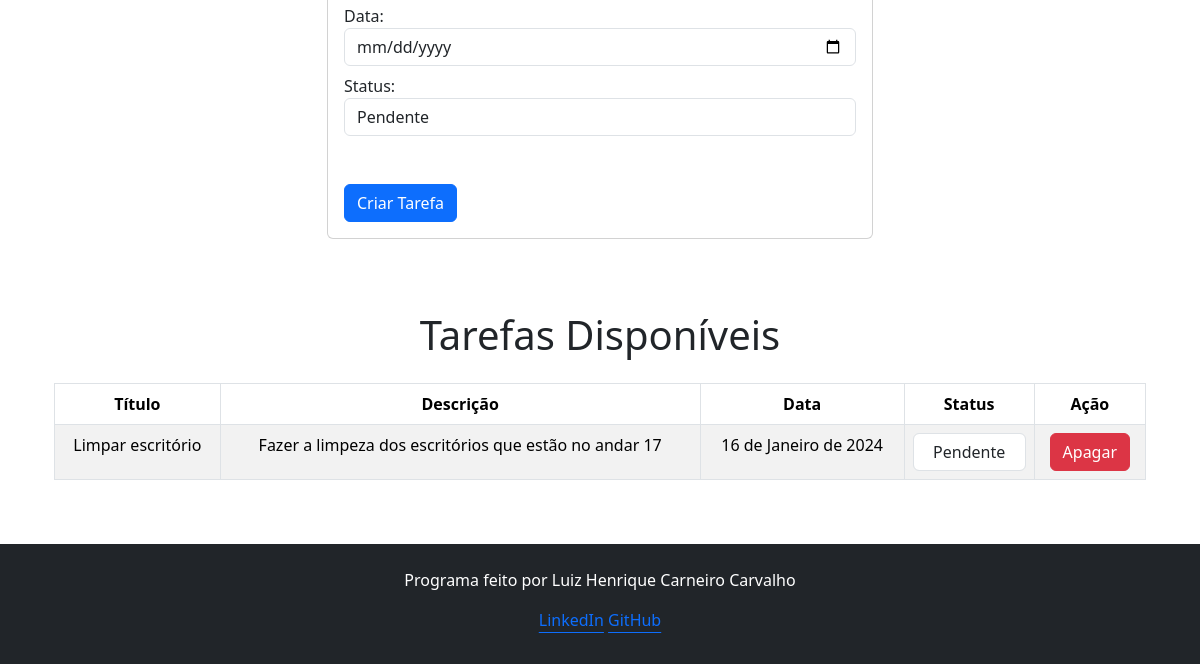
/ (lower part), run on an earlier commit of the app's database.
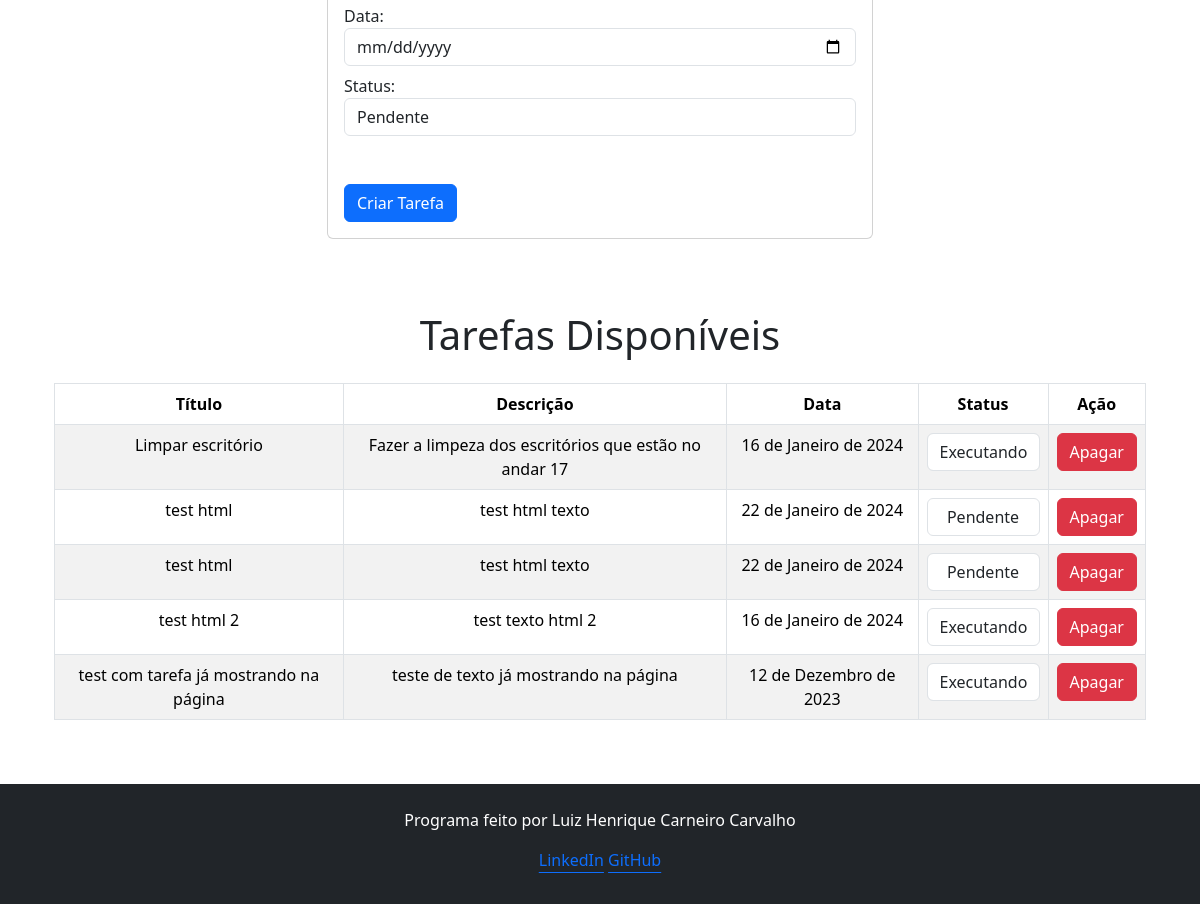
And on a later commit of the database.
### core/models.py (models this page shows, shortened)
class Tarefa(models.Model):
    STATUS_CHOICES = [
        ('pendente', 'Pendente'),
        ('executando', 'Executando'),
        ('concluida', 'Concluída'),
    ]
    titulo = models.CharField(max_length=200)
    descricao = models.CharField(max_length=5000)
    data = models.DateField()
    status = models.CharField(max_length=20, choices=STATUS_CHOICES, default='pendente')

### core/views.py (the view)
# urls.py: path('', index, name='admin'),
def index(request):
    tarefas = Tarefa.objects.all()
    context = {
        'tarefas': tarefas,
    }
    return render(request, 'index.html', context)

### core/templates/index.html (shortened to what this page needs)
{% load static %}
<!DOCTYPE html>
<html lang="pt-br">
<head>
  <link href="https://cdn.jsdelivr.net/npm/bootstrap@5.3.2/dist/css/bootstrap.min.css" rel="stylesheet"
>
  <link rel="stylesheet" href="{% static 'css/index_style.css' %}">
</head>
<body>
  <div class="container mt-5">
    <div class="row justify-content-center">
      <div class="col-md-6">
        <div class="card mb-4">
          <div class="card-body">
            <form method="POST" action="{% url 'criar_tarefa' %}">
              <div class="form-group mt-2">
                <label for="id_data">Data:</label>
                <input type="date" name="data" class="form-control" id="data" required>
              </div>
              <div class="form-group mt-2">
                <label for="id_status">Status:</label>
                <select name="status" class="form-control" id="status" required>
                  <option value="pendente">Pendente</option>
                </select>
              </div>
              <button type="submit" class="btn btn-primary mt-5">Criar Tarefa</button>
            </form>
          </div>
        </div>
      </div>
    </div>
  </div>
  <div class="container bg-body mt-5">
    <h1 class="text-center mb-4">Tarefas Disponíveis</h1>
    <div class="container mx-auto text-center table-responsive">
      <table class="table table-striped table-bordered mx-auto text-center">
        <thead>
          <tr>
            <th>Título</th>
            <th>Descrição</th>
            <th>Data</th>
            <th style="width: 130px;">Status</th>
            <th>Ação</th>
          </tr>
        </thead>
        <tbody>
          {% for tarefa in tarefas %}
          <tr>
            <td>{{ tarefa.titulo }}</td>
            <td>{{ tarefa.descricao }}</td>
            <td>{{ tarefa.data }}</td>
            <td>
              <form method="POST" action="{% url 'alterar_status' tarefa.id %}">
                <select name="novo_status" class="form-control text-center" onchange="this.form.submit()">
                  <option value="pendente" {% if tarefa.status == 'pendente' %}selected{% endif %}>Pendente</option>
                  <option value="executando" {% if tarefa.status == 'executando' %}selected{% endif %}>Executando</option>
                </select>
              </form>
            </td>
            <td>
              <form method="POST" action="{% url 'apagar_tarefa' tarefa.id %}"
                onsubmit="return confirm('Tem certeza que deseja apagar essa tarefa?');">
                <button type="submit" class="btn btn-danger">Apagar</button>
              </form>
            </td>
          </tr>
          {% endfor %}
        </tbody>
      </table>
    </div>
  </div>
  <footer class="bg-dark text-white text-center py-3 mt-5">
    <div class="container">
      <p class="text-center mt-2"> Programa feito por Luiz Henrique Carneiro Carvalho</p>
      <p class="text-center mt-2">
        <a class=" link-offset-3" target="_blank" href="https://www.linkedin.com/in/luizhenriqueccarvalho/">LinkedIn</a>
        <a class=" link-offset-3" target="_blank" href="https://github.com/Dom-Luiz-III">GitHub</a>
      </p>
    </div>
  </footer>
</body>
</html>

What changed in the data, as far as the page shows it:
changed Tarefa "Limpar escritório": novo_status "Pendente" → "Executando"
added Tarefa: titulo "test html", descricao "test html texto", data "22 de Janeiro de 2024", novo_status "Pendente"
added Tarefa: titulo "test html", descricao "test html texto", data "22 de Janeiro de 2024", novo_status "Pendente"
added Tarefa: titulo "test html 2", descricao "test texto html 2", data "16 de Janeiro de 2024", novo_status "Executando"
added Tarefa: titulo "test com tarefa já mostrando na página", descricao "teste de texto já mostrando na página", data "12 de Dezembro de 2023", novo_status "Executando"
